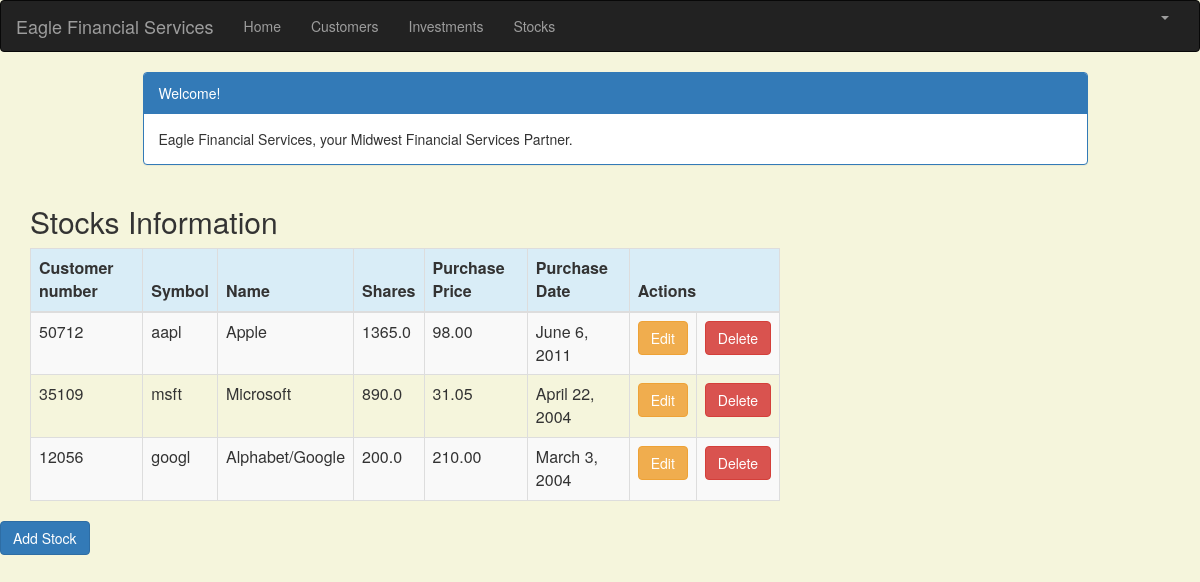
/stock_list (signed in), run on the app's committed database.
### portfolio/models.py (models this page shows, shortened)
class Stock(models.Model):
    customer = models.ForeignKey(Customer, on_delete=models.CASCADE, related_name='stocks')
    symbol = models.CharField(max_length=10)
    name = models.CharField(max_length=50)
    shares = models.DecimalField (max_digits=10, decimal_places=1)
    purchase_price = models.DecimalField(max_digits=10, decimal_places=2)
    purchase_date = models.DateField(default=timezone.now, blank=True, null=True)

class Customer(models.Model):
    name = models.CharField(max_length=50)
    address = models.CharField(max_length=200)
    cust_number = models.IntegerField(blank=False, null=False)
    city = models.CharField(max_length=50)
    state = models.CharField(max_length=50)
    zipcode = models.CharField(max_length=10)
    email = models.EmailField(max_length=200)
    cell_phone = models.CharField(max_length=50)
    created_date = models.DateTimeField(
        default=timezone.now)
    updated_date = models.DateTimeField(auto_now_add=True)
    def __str__(self):
        return str(self.cust_number)

### portfolio/views.py (the view)
# urls.py: path('stock_list', views.stock_list, name='stock_list'),
@login_required
def stock_list(request):
   stocks = Stock.objects.filter(purchase_date__lte=timezone.now())
   return render(request, 'portfolio/stock_list.html', {'stocks': stocks})

### portfolio/templates/portfolio/stock_list.html (shortened to what this page needs)
{% extends 'portfolio/base.html' %}
{% block content %}
    <html>
    <head>
        <link rel="stylesheet" href="https://maxcdn.bootstrapcdn.com/bootstrap/3.3.4/css/bootstrap.min.css">
    </head>
    <body>
    <div class="container">
        <div class="row">
            <div class="col-md-10 col-md-offset-1">
                <div class="panel panel-primary">
                    <div class="panel-heading">Welcome!</div>
                    <div class="panel-body">
                        Eagle Financial Services, your Midwest Financial Services Partner.
                    </div>
                </div>
            </div>
        </div>
    </div>
    <div class="row">
        <h2 style="padding-left: 15Px">Stocks Information</h2>
    </div>
    <div>
        <table class="table table-striped table-bordered table-hover">
            <thead>
            <tr class="bg-info">
                <th>Customer number</th>
                <th>Symbol</th>
                <th>Name</th>
                <th>Shares</th>
                <th>Purchase Price</th>
                <th>Purchase Date</th>
                <th colspan="3">Actions</th>
            </tr>
            </thead>
            <tbody>
            {% for stock in stocks %}
                <tr>
                    <td>{{ stock.customer }}</td>
                    <td>{{ stock.symbol }}</td>
                    <td>{{ stock.name }}</td>
                    <td>{{ stock.shares }}</td>
                    <td>{{ stock.purchase_price }}</td>
                    <td>{{ stock.purchase_date }}</td>
                     <td><a href="{% url 'portfolio:stock_edit' pk=stock.pk %}"
                           class="btn btn-warning">Edit</a></td>
                    <td><a href="{% url 'portfolio:stock_delete' pk=stock.pk %}"
                           onclick="return confirm('Are you sure you want to delete?')"
                           class="btn btn-danger">Delete</a>
                    </td>
                </tr>
            {% endfor %}
            </tbody>
        </table>
     <div class="row">
            <div class="row">
         <a href="{% url 'portfolio:stock_new' %}" class="row"><span
                    class="btn btn-primary">Add Stock</span></a>
     </div>
        </div>
    </div>
    </body>
    </html>
{% endblock %}

### portfolio/templates/portfolio/stock_list.html (style rules this page uses)
body { background-color: beige; }

### data on the page
Stock: customer "50712", symbol "aapl", name "Apple", shares "1365.0", purchase_price "98.00", purchase_date "June 6, 2011"
Stock: customer "35109", symbol "msft", name "Microsoft", shares "890.0", purchase_price "31.05", purchase_date "April 22, 2004"
Stock: customer "12056", symbol "googl", name "Alphabet/Google", shares "200.0", purchase_price "210.00", purchase_date "March 3, 2004"
